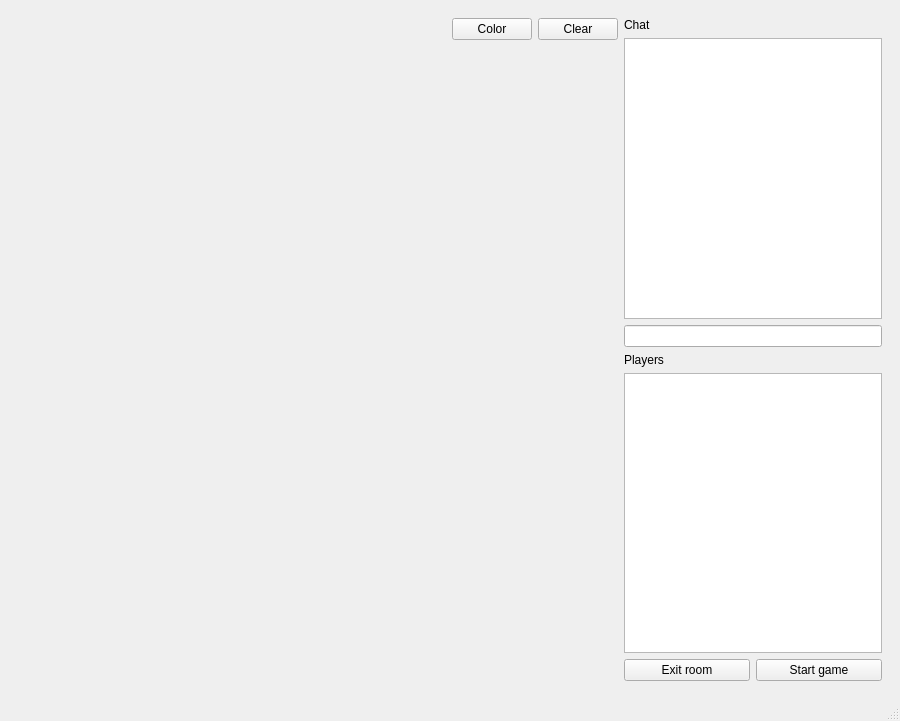
<?xml version="1.0" encoding="UTF-8"?>
<ui version="4.0">
 <class>CharadesWindow</class>
 <widget class="QMainWindow" name="CharadesWindow">
  <property name="geometry">
   <rect>
    <x>0</x>
    <y>0</y>
    <width>900</width>
    <height>721</height>
   </rect>
  </property>
  <property name="sizePolicy">
   <sizepolicy hsizetype="Preferred" vsizetype="Preferred">
    <horstretch>0</horstretch>
    <verstretch>0</verstretch>
   </sizepolicy>
  </property>
  <property name="windowTitle">
   <string>MainWindow</string>
  </property>
  <widget class="QWidget" name="centralwidget">
   <layout class="QHBoxLayout" name="horizontalLayout_2">
    <item>
     <widget class="QStackedWidget" name="stackedWidget">
      <property name="currentIndex">
       <number>1</number>
      </property>
      <widget class="QWidget" name="roomsPage">
       <layout class="QVBoxLayout" name="verticalLayout_4">
        <item>
         <layout class="QVBoxLayout" name="verticalLayout">
          <item>
           <layout class="QHBoxLayout" name="horizontalLayout_3">
            <item>
             <widget class="QLabel" name="roomsRespondLabel">
              <property name="text">
               <string>Select room</string>
              </property>
             </widget>
            </item>
            <item>
             <spacer name="horizontalSpacer">
              <property name="orientation">
               <enum>Qt::Horizontal</enum>
              </property>
              <property name="sizeHint" stdset="0">
               <size>
                <width>40</width>
                <height>20</height>
               </size>
              </property>
             </spacer>
            </item>
            <item>
             <widget class="QPushButton" name="newRoomButton">
              <property name="text">
               <string>Create new room</string>
              </property>
             </widget>
            </item>
            <item>
             <widget class="QPushButton" name="refreshButton">
              <property name="text">
               <string>Refresh</string>
              </property>
             </widget>
            </item>
           </layout>
          </item>
          <item>
           <widget class="QListWidget" name="roomsList"/>
          </item>
         </layout>
        </item>
       </layout>
      </widget>
      <widget class="QWidget" name="gamePage">
       <layout class="QHBoxLayout" name="horizontalLayout">
        <item>
         <layout class="QVBoxLayout" name="verticalLayout_3">
          <item>
           <layout class="QHBoxLayout" name="horizontalLayout_4">
            <item>
             <widget class="QLabel" name="charadesLabel">
              <property name="text">
               <string/>
              </property>
             </widget>
            </item>
            <item>
             <spacer name="horizontalSpacer_2">
              <property name="orientation">
               <enum>Qt::Horizontal</enum>
              </property>
              <property name="sizeHint" stdset="0">
               <size>
                <width>40</width>
                <height>20</height>
               </size>
              </property>
             </spacer>
            </item>
            <item>
             <widget class="QPushButton" name="colorButton">
              <property name="text">
               <string>Color</string>
              </property>
             </widget>
            </item>
            <item>
             <widget class="QPushButton" name="clearButton">
              <property name="text">
               <string>Clear</string>
              </property>
             </widget>
            </item>
           </layout>
          </item>
          <item>
           <spacer name="verticalSpacer">
            <property name="orientation">
             <enum>Qt::Vertical</enum>
            </property>
            <property name="sizeHint" stdset="0">
             <size>
              <width>20</width>
              <height>40</height>
             </size>
            </property>
           </spacer>
          </item>
          <item>
           <widget class="DrawWidget" name="drawWidget" native="true">
            <property name="minimumSize">
             <size>
              <width>600</width>
              <height>600</height>
             </size>
            </property>
            <property name="maximumSize">
             <size>
              <width>800</width>
              <height>800</height>
             </size>
            </property>
           </widget>
          </item>
          <item>
           <spacer name="verticalSpacer_2">
            <property name="orientation">
             <enum>Qt::Vertical</enum>
            </property>
            <property name="sizeHint" stdset="0">
             <size>
              <width>20</width>
              <height>40</height>
             </size>
            </property>
           </spacer>
          </item>
         </layout>
        </item>
        <item>
         <layout class="QVBoxLayout" name="verticalLayout_2">
          <item>
           <widget class="QLabel" name="ChatLabel">
            <property name="text">
             <string>Chat</string>
            </property>
           </widget>
          </item>
          <item>
           <widget class="QPlainTextEdit" name="chatWindow">
            <property name="readOnly">
             <bool>true</bool>
            </property>
           </widget>
          </item>
          <item>
           <widget class="QLineEdit" name="chatInput"/>
          </item>
          <item>
           <widget class="QLabel" name="playersLabel">
            <property name="text">
             <string>Players</string>
            </property>
           </widget>
          </item>
          <item>
           <widget class="QTableWidget" name="playersTable"/>
          </item>
          <item>
           <layout class="QHBoxLayout" name="horizontalLayout_5">
            <item>
             <widget class="QPushButton" name="exitButton">
              <property name="text">
               <string>Exit room</string>
              </property>
             </widget>
            </item>
            <item>
             <widget class="QPushButton" name="startButton">
              <property name="text">
               <string>Start game</string>
              </property>
             </widget>
            </item>
           </layout>
          </item>
         </layout>
        </item>
       </layout>
      </widget>
     </widget>
    </item>
   </layout>
  </widget>
  <widget class="QMenuBar" name="menubar">
   <property name="geometry">
    <rect>
     <x>0</x>
     <y>0</y>
     <width>900</width>
     <height>22</height>
    </rect>
   </property>
  </widget>
  <widget class="QStatusBar" name="statusbar"/>
 </widget>
 <customwidgets>
  <customwidget>
   <class>DrawWidget</class>
   <extends>QWidget</extends>
   <header>DrawWidget.hpp</header>
   <container>1</container>
  </customwidget>
 </customwidgets>
 <resources/>
 <connections/>
</ui>
